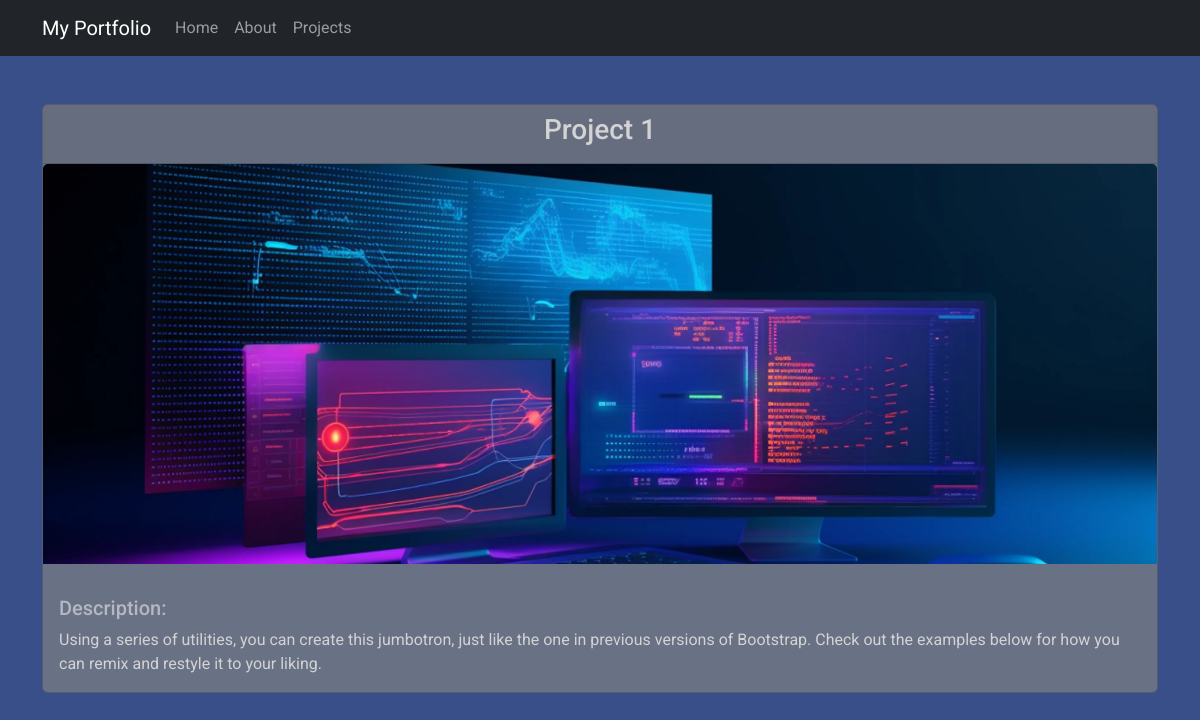
The app's page /portfolio/projects/1/ with its own data.
### portfolio/models.py (models this page shows, shortened)
class Project(models.Model):
    title = models.CharField(max_length=200)
    description = models.TextField()
    image = models.ImageField(upload_to='projects/')
    link = models.URLField(blank=True, null=True)
    created_at = models.DateTimeField(auto_now_add=True)
    skills = models.ManyToManyField(Skill)

### portfolio/views.py (the view)
# urls.py: path("projects/<int:pk>/", ProjectDetailView.as_view(), name="project_detail"),
class ProjectDetailView(DetailView):
    model = Project
    template_name = 'portfolio/project_detail.html'

### portfolio/templates/portfolio/project_detail.html (shortened to what this page needs)
{% extends 'base.html' %}
{% block content %}
    <div class="container mt-5" data-aos="fade-up" data-aos-duration="3000">
        <div class="card project-detail-header">
            <div class="card-header">
                <h3 class="card-title text-center project-detail-text">{{ project.title }}</h3>
            </div>
            <figure class="figure">
                {% if project.image %}
                    <img src="{{ project.image.url }}" alt="{{ project.title }}" class="card-img-top zoom custom-card-width ">
                {% endif %}
            </figure>
            <div class="card-body">
                <h5 class="text-white-50">Description:</h5>
                <p class="card-text project-detail-text">{{ project.description }}</p>
            </div>
        </div>
    </div>
{% endblock %}

### portfolio/templates/base.html (shortened to what this page needs)
{% load static %}
<!DOCTYPE html>
<html lang="en">
<head>
    <link href="https://cdn.jsdelivr.net/npm/bootstrap@5.2.0/dist/css/bootstrap.min.css" rel="stylesheet">
    <link href="https://cdn.jsdelivr.net/npm/aos@2.3.4/dist/aos.css" rel="stylesheet">
    <link rel="stylesheet" href="{% static 'css/styles.css' %}">
</head>
<body>
    {% include "portfolio/navbar.html" %}
        {% block content %}{% endblock %}
</body>
</html>

### portfolio/templates/portfolio/navbar.html (shortened to what this page needs)
<nav id="scrollNavbar" class="navbar sticky-top navbar-expand-lg navbar-dark bg-dark">
    <div class="container">
        <a class="navbar-brand" href="{% url 'home' %}">My Portfolio</a>
        <div class="collapse navbar-collapse" id="navbarNav">
            <ul class="navbar-nav ml-auto">
                <li class="nav-item">
                    <a class="nav-link" href="{% url 'home' %}#home">Home</a>
                </li>
                <li class="nav-item">
                    <a class="nav-link" href="{% url 'home' %}#about">About</a>
                </li>
                <li class="nav-item">
                    <a class="nav-link" href="{% url 'home' %}#projects">Projects</a>
                </li>
            </ul>
        </div>
    </div>
</nav>

### portfolio/static/css/styles.css (style rules this page uses)
html { scroll-behavior: smooth; }
body, html { margin: 0; padding: 0; font-family: 'Roboto', sans-serif, Arial, Helvetica; }
.project-detail-header { background-color: #697184; }
.project-detail-text { color: lightgray; }
.card-img-top.zoom { transition: transform 0.5s; cursor: pointer; }
.card .figure { overflow: hidden; }
.custom-card-width { max-width: 100%; height: 400px; object-fit: cover; image-rendering: high-quality; margin: 0 auto; }

### portfolio/templates/portfolio/project_detail.html (style rules this page uses)
body { background-color: #394F8A; }

### records on screen
Project: title "Project 1", image (picture), description "Using a series of utilities, you can create this jumbotron, just like the one in previous versions of Bootstrap. Check out the examples below for how you can remix and restyle it to your liking."
